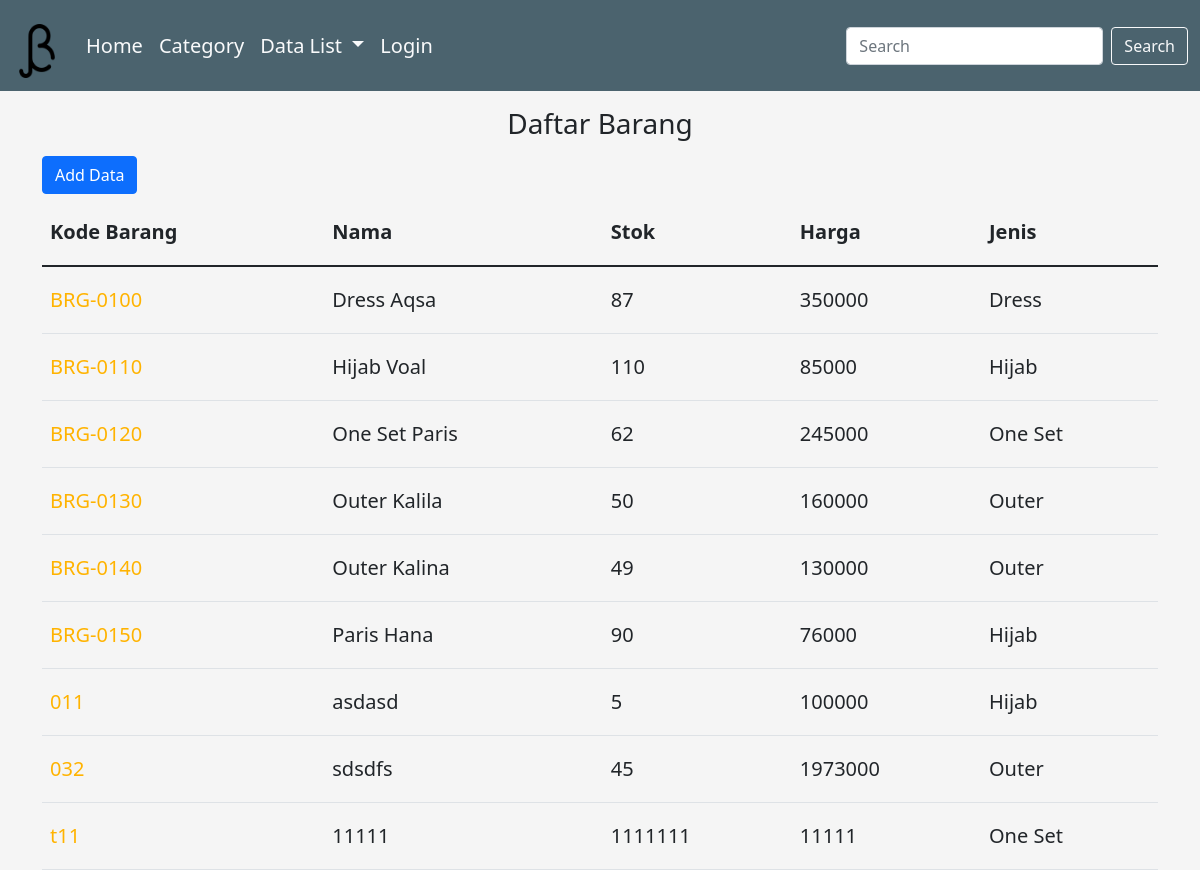
The app's page /barang/, older data.
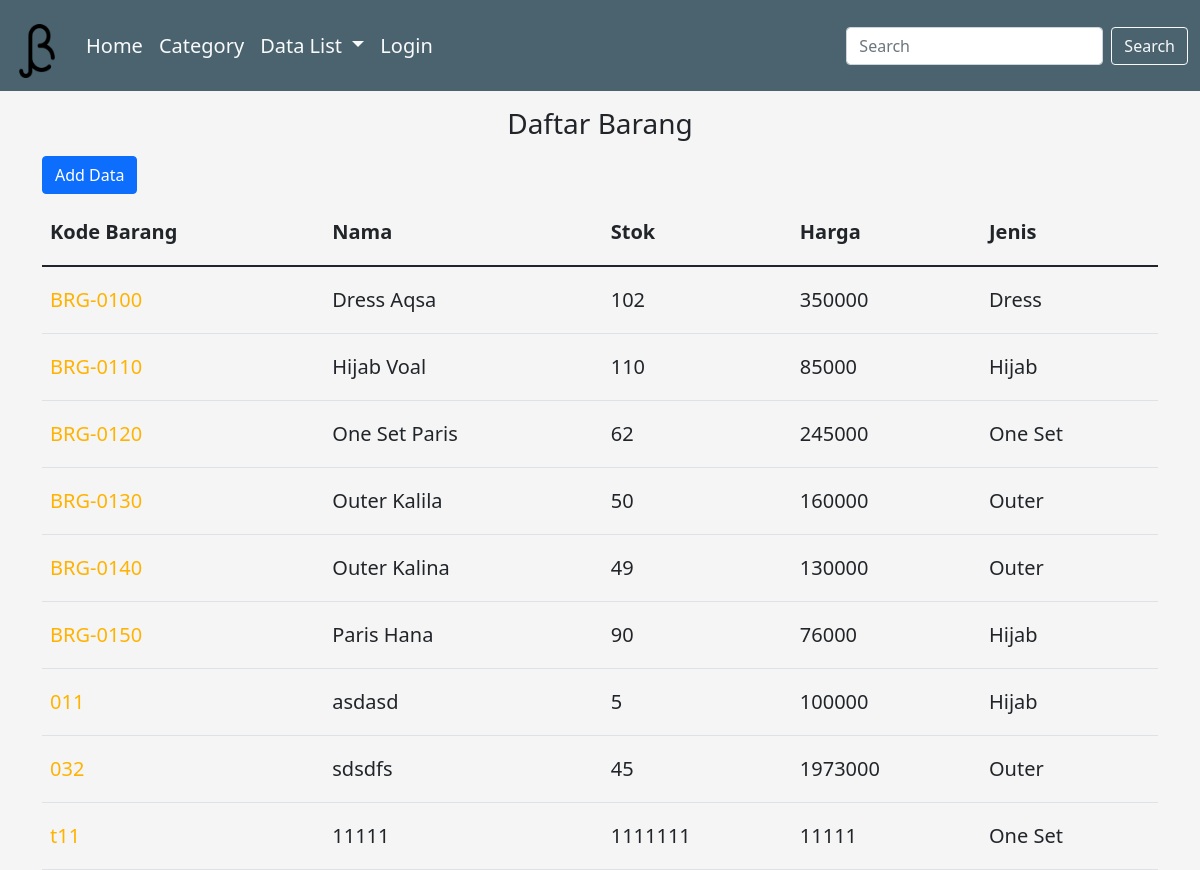
The same page, newer data.
### dashboard/models.py (models this page shows, shortened)
class Barang(models.Model):
    kodebrg=models.CharField(max_length=8)
    nama=models.CharField(max_length=50)
    stok=models.IntegerField()
    harga=models.BigIntegerField()
    link_gbr=models.CharField(max_length=150, blank=True)
    timestamp=models.DateTimeField(auto_now_add=True)
    jenis_id=models.ForeignKey(Jenis, on_delete=models.CASCADE, null=True)

class Jenis(models.Model):
    nama=models.CharField(max_length=50)
    ket=models.TextField()

### dashboard/views.py (the view)
# urls.py: path('barang/', Barang_View),
def Barang_View(request):
    barangs = Barang.objects.all()
    title = "Data Barang"
    konteks = {
        'barangs': barangs,
        'titlenya': title,
    }
    return render(request, 'tampil_brg.html', konteks)

### templates/tampil_brg.html
{% extends 'base.html' %}
{% load static %}
{% block konten %}
<h3 class="text-center">Daftar Barang</h3>
<div class="container">
    <a href="/addbrg" class="btn btn-primary">Add Data</a>
    <table class="table table-bordered-sm">
        <thead>
            <tr>
                <th>Kode Barang</th>
                <th>Nama</th>
                <th>Stok</th>
                <th>Harga</th>
                <th>Jenis</th>
            </tr>
        </thead>
        <tbody>
            {% for Barang in barangs %}
            <tr>
                <td><a href="{% url 'ubah_brg' Barang.id %}">{{ Barang.kodebrg }}</a></td>
                <td>{{ Barang.nama }}</td>
                <td>{{ Barang.stok }}</td>
                <td>{{ Barang.harga }}</td>
                <td>{{ Barang.jenis_id.nama }}</td>
            </tr>
            {% endfor %}
        </tbody>
    </table>
</div>
{% endblock %}

Row changes from the older to the newer data that the page shows:
changed Barang "BRG-0100": stok "87" → "102"
